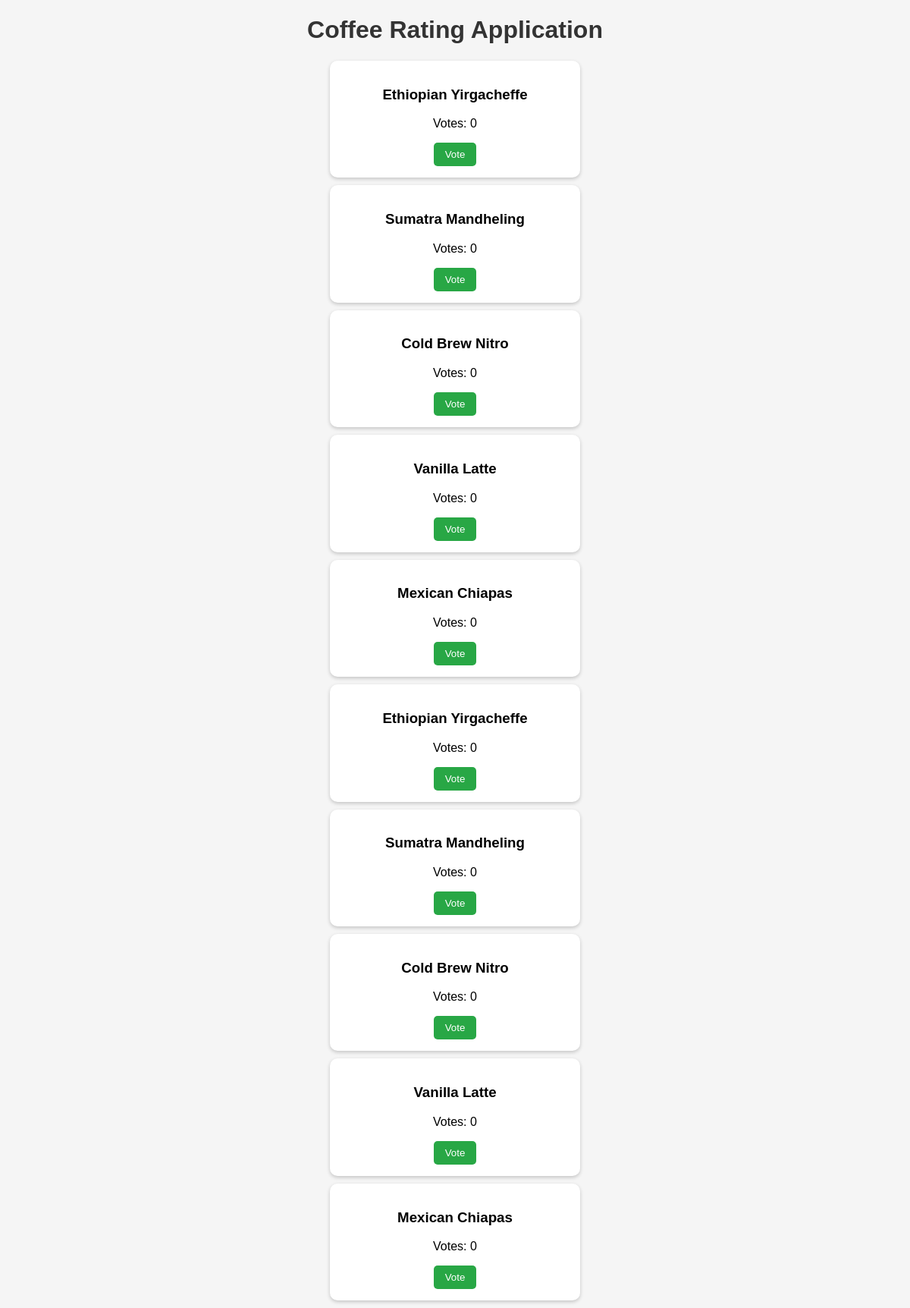
The page / on the database its author committed.
### tables this page shows
CREATE TABLE coffee (
            id INTEGER PRIMARY KEY AUTOINCREMENT,
            name TEXT,
            votes INTEGER
        );

### app.py (the view)
@app.route('/')
def index():
    conn = sqlite3.connect('database.db')
    c = conn.cursor()
    c.execute("SELECT * FROM coffee")
    data = c.fetchall()
    conn.close()
    return render_template('index.html', coffees=data)

### templates/index.html (shortened to what this page needs)
<!DOCTYPE html>
<html>
<head>
    <link rel="stylesheet" href="/static/style.css">
</head>
<body>
<h1>Coffee Rating Application</h1>
<div id="coffee-list">
    {% for coffee in coffees %}
    <div class="coffee-item">
        <h3>{{ coffee[1] }}</h3>
        <p>Votes: <span id="votes-{{ coffee[0] }}">{{ coffee[2] }}</span></p>
        <button onclick="vote({{ coffee[0] }})">Vote</button>
    </div>
    {% endfor %}
</div>
</body>
</html>

### static/style.css (style rules this page uses)
body { font-family: Arial; background-color: #f5f5f5; text-align: center; }
h1 { color: #333; }
.coffee-item { background: white; margin: 10px auto; padding: 15px; width: 300px; border-radius: 10px; box-shadow: 0px 2px 5px rgba(0,0,0,0.2); }
button { padding: 8px 15px; background-color: #28a745; color: white; border: none; border-radius: 5px; cursor: pointer; }

### rows shown on the page
coffee: name "Ethiopian Yirgacheffe", votes "0"
coffee: name "Sumatra Mandheling", votes "0"
coffee: name "Cold Brew Nitro", votes "0"
coffee: name "Vanilla Latte", votes "0"
coffee: name "Mexican Chiapas", votes "0"
coffee: name "Ethiopian Yirgacheffe", votes "0"
coffee: name "Sumatra Mandheling", votes "0"
coffee: name "Cold Brew Nitro", votes "0"
coffee: name "Vanilla Latte", votes "0"
coffee: name "Mexican Chiapas", votes "0"
